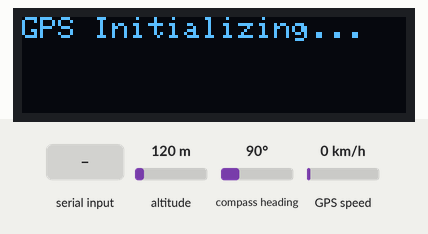
This sketch was run on a simulated Arduino Uno, built with avr-gcc and run on an emulated ATmega328P. Parts: 128×32 one-colour display. The test bench sets the inputs (shaded band); at power-on: compass heading 90°, altitude 120 m, GPS speed 0 km/h. The GPS gets a fix after 3 s at 37.7749, -122.4194 with 8 satellites; what the sketch prints to the serial monitor is not drawn.

Above: at 0.1 s.
At 3.2 s:
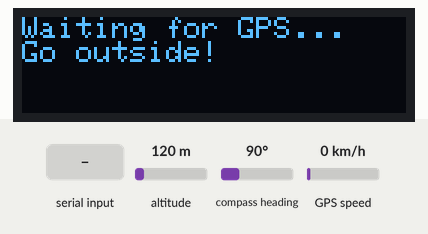
3.3 s: compass heading set to 180°
At 3.3 s:
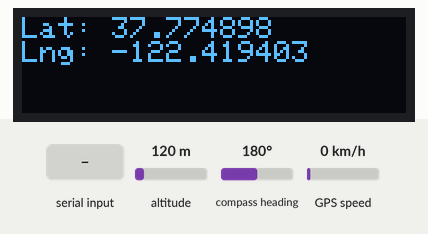
6.8 s: "1" received over the second serial link
9.2 s: altitude set to 250 m
Timing chart, 0 to 12.2 s (numbered marks = the images above; inputs shaded):
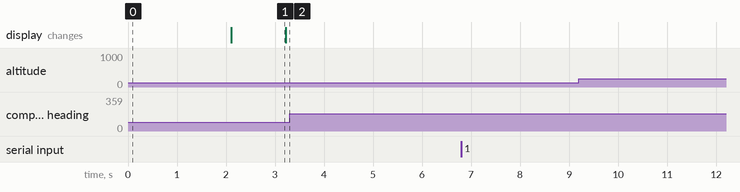

The sketch:

gps-code.ino
```cpp
#include <Wire.h>
#include <Adafruit_GFX.h>
#include <Adafruit_SSD1306.h>
#include <TinyGPS++.h>
#include <SoftwareSerial.h>

// OLED settings
#define SCREEN_WIDTH 128
#define SCREEN_HEIGHT 32
#define OLED_ADDR 0x3C

Adafruit_SSD1306 display(SCREEN_WIDTH, SCREEN_HEIGHT, &Wire, -1);

// GPS setup
TinyGPSPlus gps;
SoftwareSerial gpsSerial(4, 3); // RX, TX

void setup() {
  Serial.begin(9600);
  gpsSerial.begin(9600);

  // Initialize OLED
  if (!display.begin(SSD1306_SWITCHCAPVCC, OLED_ADDR)) {
    Serial.println("OLED not found");
    while (true);
  }

  display.clearDisplay();
  display.setTextSize(1);
  display.setTextColor(WHITE);

  // Startup message
  display.setCursor(0, 0);
  display.println("GPS Initializing...");
  display.display();
  delay(2000);
}

void loop() {

  // Read GPS data
  while (gpsSerial.available() > 0) {
    char c = gpsSerial.read();
    gps.encode(c);
    Serial.print(c); // optional debug
  }

  // Update display every loop
  display.clearDisplay();
  display.setCursor(0, 0);

  if (gps.location.isValid()) {
    display.print("Lat: ");
    display.println(gps.location.lat(), 6);

    display.print("Lng: ");
    display.println(gps.location.lng(), 6);
  } else {
    display.println("Waiting for GPS...");
    display.println("Go outside!");
  }

  display.display();

  delay(1000); // refresh every second
}
```

Measured:
- after the input at 3.3 s, every drawn part: stays the same
- after the input at 6.8 s, every drawn part: stays the same
- after the input at 9.2 s, every drawn part: stays the same
- what the display in image 1 shows lasts 1.1 s, from 2.1 s to 3.2 s
